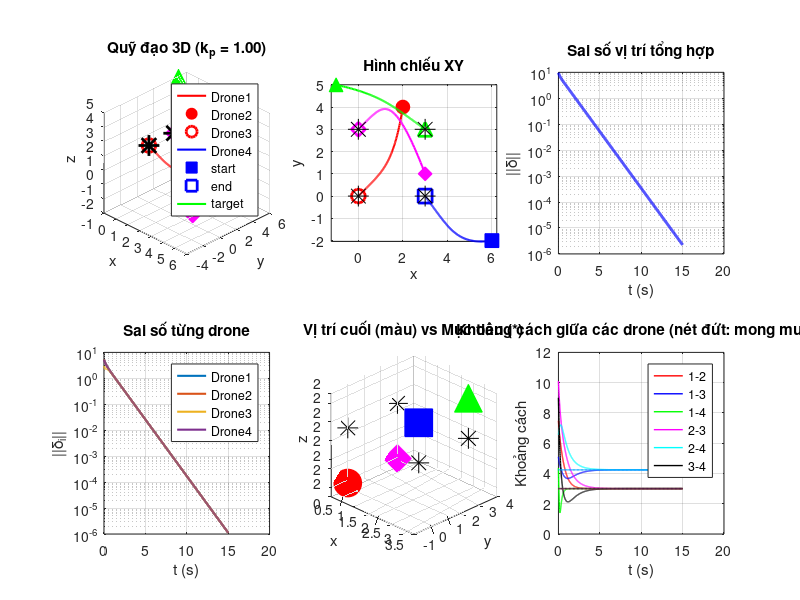
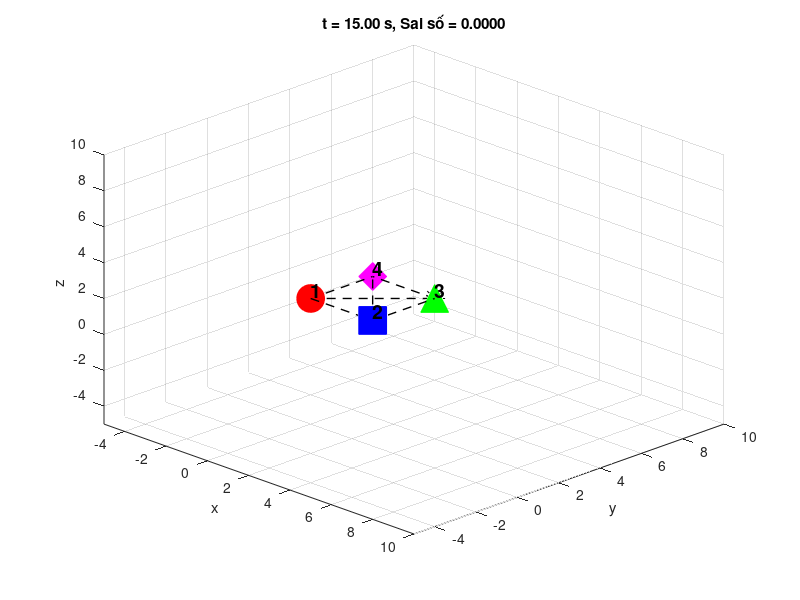

The MATLAB script that drew these images, in order:
%% Mô phỏng điều khiển đội hình dựa trên vị trí tuyệt đối - 3D
% Luật (6.5): ṗ_i = k_p(p_i^* - p_i) + Σ a_ij[(p_j^* - p_j) - (p_i^* - p_i)]
% Dạng ma trận (6.6): ṗ = k_p(p^* - p) - (L ⊗ I)(p^* - p)

clear; clc; close all;

%% THAM SỐ MÔ PHỎNG
dt = 0.01;              % bước thời gian (s)
T = 15;                 % thời gian mô phỏng (s) - nhanh hơn vì luật này ổn định
t = 0:dt:T;
n = 4;                  % số drone
d = 3;                  % không gian 3D

% Hệ số điều khiển
k_p = 1.0;              % hệ số tỷ lệ (có thể tăng/giảm)

%% ĐỊNH NGHĨA ĐỘI HÌNH HÌNH VUÔNG TRONG 3D
% Đặt hình vuông trong mặt phẳng z = 2
z0 = 2;  % độ cao mong muốn
L = 3;   % cạnh hình vuông

p_star = [0, 0, z0;      % drone 1 - góc dưới trái
          L, 0, z0;      % drone 2 - góc dưới phải
          L, L, z0;      % drone 3 - góc trên phải
          0, L, z0];     % drone 4 - góc trên trái

%% ĐỒ THỊ KẾT NỐI (đồ thị đầy đủ K4)
% Ma trận trọng số a_ij = 1 cho tất cả các cạnh
adj = ones(n) - eye(n);  % ma trận kề (không có tự kết nối)

% Ma trận Laplace
deg = diag(sum(adj, 2));
L_laplacian = deg - adj;

%% VỊ TRÍ BAN ĐẦU - ngẫu nhiên trong không gian 3D
rng(42);
% Drone bắt đầu ở các vị trí ngẫu nhiên xung quanh
p0 = [2, 4, 1;
      6, -2, 3;
      -1, 5, 5;
      3, 1, -2];

fprintf('=== ĐỘI HÌNH MONG MUỐN ===\n');
for i = 1:n
    fprintf('Drone %d: (%.1f, %.1f, %.1f)\n', i, p_star(i,1), p_star(i,2), p_star(i,3));
end

fprintf('\n=== VỊ TRÍ BAN ĐẦU ===\n');
for i = 1:n
    fprintf('Drone %d: (%.1f, %.1f, %.1f)\n', i, p0(i,1), p0(i,2), p0(i,3));
end

%% MÔ PHỎNG VỚI LUẬT (6.5)
% Chuyển về vector cột
p = p0(:);
p_star_vec = p_star(:);

% Lưu lịch sử
p_history = zeros(length(t), n*d);
error_history = zeros(length(t), n*d);
pos_error_norm = zeros(length(t), 1);

fprintf('\n=== BẮT ĐẦU MÔ PHỎNG ===\n');
fprintf('k_p = %.2f\n', k_p);

for k = 1:length(t)
    % Lưu lịch sử
    p_history(k,:) = p';
    
    % Tính sai số vị trí
    delta = p_star_vec - p;
    error_history(k,:) = delta';
    
    % Tính norm sai số
    pos_error_norm(k) = norm(delta);
    
    % LUẬT ĐIỀU KHIỂN (6.6): ṗ = k_p * delta - kron(L, I) * delta
    p_dot = k_p * delta + kron(L_laplacian, eye(d)) * delta;
    
    % Cập nhật vị trí
    p = p + dt * p_dot;
    
    % In tiến trình
    if mod(k, round(length(t)/5)) == 0
        fprintf('t = %.1f s, sai số = %.4f\n', t(k), pos_error_norm(k));
    end
end

%% XỬ LÝ KẾT QUẢ
% Chuyển về dạng mảng 3D [time, drone, tọa độ]
p_reshaped = reshape(p_history, [length(t), n, d]);

% Vị trí cuối
p_final = reshape(p, [n, d]);

%% VẼ KẾT QUẢ
figure('Position', [50 50 1600 900]);

% 1. Quỹ đạo 3D
subplot(2,3,1);
colors = {'r', 'b', 'g', 'm'};
markers = {'o', 's', '^', 'd'};

for i = 1:n
    x = squeeze(p_reshaped(:,i,1));
    y = squeeze(p_reshaped(:,i,2));
    z = squeeze(p_reshaped(:,i,3));
    
    plot3(x, y, z, colors{i}, 'LineWidth', 1.5); hold on
    plot3(x(1), y(1), z(1), [colors{i}, markers{i}], 'MarkerSize', 10, 'MarkerFaceColor', colors{i});
    plot3(x(end), y(end), z(end), [colors{i}, markers{i}], 'MarkerSize', 10, 'MarkerFaceColor', 'none', 'LineWidth', 2);
end
plot3(p_star(:,1), p_star(:,2), p_star(:,3), 'k*', 'MarkerSize', 15, 'LineWidth', 2);
xlabel('x'); ylabel('y'); zlabel('z');
title(sprintf('Quỹ đạo 3D (k_p = %.2f)', k_p));
legend('Drone1', 'Drone2', 'Drone3', 'Drone4', 'start', 'end', 'target', 'Location', 'best');
grid on; view(45, 30);

% 2. Hình chiếu XY
subplot(2,3,2);
for i = 1:n
    x = squeeze(p_reshaped(:,i,1));
    y = squeeze(p_reshaped(:,i,2));
    plot(x, y, colors{i}, 'LineWidth', 1.5); hold on
    plot(x(1), y(1), [colors{i}, markers{i}], 'MarkerSize', 10, 'MarkerFaceColor', colors{i});
    plot(x(end), y(end), [colors{i}, markers{i}], 'MarkerSize', 10, 'MarkerFaceColor', 'none', 'LineWidth', 2);
end
plot(p_star(:,1), p_star(:,2), 'k*', 'MarkerSize', 15);
xlabel('x'); ylabel('y');
title('Hình chiếu XY');
grid on; axis equal;

% 3. Sai số vị trí theo thời gian
subplot(2,3,3);
semilogy(t, pos_error_norm, 'b-', 'LineWidth', 2);
xlabel('t (s)'); ylabel('||δ||');
title('Sai số vị trí tổng hợp');
grid on;

% 4. Sai số từng drone
subplot(2,3,4);
drone_errors = zeros(length(t), n);
for i = 1:n
    idx = (i-1)*d + (1:d);
    drone_errors(:,i) = sqrt(sum(error_history(:,idx).^2, 2));
end
semilogy(t, drone_errors, 'LineWidth', 1.5);
xlabel('t (s)'); ylabel('||δ_i||');
title('Sai số từng drone');
legend('Drone1', 'Drone2', 'Drone3', 'Drone4', 'Location', 'best');
grid on;

% 5. Vị trí cuối trong 3D
subplot(2,3,5);
for i = 1:n
    plot3(p_final(i,1), p_final(i,2), p_final(i,3), [colors{i}, markers{i}], ...
          'MarkerSize', 20, 'MarkerFaceColor', colors{i}); hold on
    text(p_final(i,1), p_final(i,2), p_final(i,3)+0.3, sprintf('Drone%d', i), ...
         'FontSize', 12, 'FontWeight', 'bold');
end
plot3(p_star(:,1), p_star(:,2), p_star(:,3), 'k*', 'MarkerSize', 15);
for i = 1:n
    text(p_star(i,1), p_star(i,2), p_star(i,3)+0.3, sprintf('Target%d', i), ...
         'FontSize', 10, 'Color', 'k');
end
xlabel('x'); ylabel('y'); zlabel('z');
title('Vị trí cuối (màu) vs Mục tiêu (*)');
grid on; view(45, 30);

% 6. Khoảng cách giữa các drone
subplot(2,3,6);
% Tính khoảng cách giữa các cặp drone theo thời gian
dist_12 = zeros(length(t), 1);
dist_13 = zeros(length(t), 1);
dist_14 = zeros(length(t), 1);
dist_23 = zeros(length(t), 1);
dist_24 = zeros(length(t), 1);
dist_34 = zeros(length(t), 1);

for k = 1:length(t)
    p_k = reshape(p_history(k,:), [n, d]);
    dist_12(k) = norm(p_k(1,:) - p_k(2,:));
    dist_13(k) = norm(p_k(1,:) - p_k(3,:));
    dist_14(k) = norm(p_k(1,:) - p_k(4,:));
    dist_23(k) = norm(p_k(2,:) - p_k(3,:));
    dist_24(k) = norm(p_k(2,:) - p_k(4,:));
    dist_34(k) = norm(p_k(3,:) - p_k(4,:));
end

plot(t, dist_12, 'r-', 'LineWidth', 1); hold on
plot(t, dist_13, 'b-', 'LineWidth', 1);
plot(t, dist_14, 'g-', 'LineWidth', 1);
plot(t, dist_23, 'm-', 'LineWidth', 1);
plot(t, dist_24, 'c-', 'LineWidth', 1);
plot(t, dist_34, 'k-', 'LineWidth', 1);

% Khoảng cách mong muốn
d12_star = norm(p_star(1,:) - p_star(2,:));
d13_star = norm(p_star(1,:) - p_star(3,:));
d14_star = norm(p_star(1,:) - p_star(4,:));
d23_star = norm(p_star(2,:) - p_star(3,:));
d24_star = norm(p_star(2,:) - p_star(4,:));
d34_star = norm(p_star(3,:) - p_star(4,:));

plot(t, d12_star * ones(size(t)), 'r--', 'LineWidth', 1);
plot(t, d13_star * ones(size(t)), 'b--', 'LineWidth', 1);
plot(t, d14_star * ones(size(t)), 'g--', 'LineWidth', 1);
plot(t, d23_star * ones(size(t)), 'm--', 'LineWidth', 1);
plot(t, d24_star * ones(size(t)), 'c--', 'LineWidth', 1);
plot(t, d34_star * ones(size(t)), 'k--', 'LineWidth', 1);

xlabel('t (s)'); ylabel('Khoảng cách');
title('Khoảng cách giữa các drone (nét đứt: mong muốn)');
legend('1-2', '1-3', '1-4', '2-3', '2-4', '3-4', 'Location', 'best');
grid on;

%% TÍNH TOÁN KẾT QUẢ CUỐI
fprintf('\n=== KẾT QUẢ CUỐI CÙNG ===\n');
fprintf('t = %.1f s\n', T);
fprintf('Sai số vị trí cuối: %.6f\n', pos_error_norm(end));

fprintf('\nVị trí cuối của các drone:\n');
for i = 1:n
    error_i = norm(p_final(i,:) - p_star(i,:));
    fprintf('Drone %d: (%.3f, %.3f, %.3f) - Sai số: %.4f\n', ...
            i, p_final(i,1), p_final(i,2), p_final(i,3), error_i);
end

fprintf('\nKhoảng cách cuối giữa các cặp:\n');
fprintf('Cặp 1-2: %.3f (mong muốn: %.3f) - Sai số: %.4f\n', ...
        dist_12(end), d12_star, abs(dist_12(end)-d12_star));
fprintf('Cặp 1-3: %.3f (mong muốn: %.3f) - Sai số: %.4f\n', ...
        dist_13(end), d13_star, abs(dist_13(end)-d13_star));
fprintf('Cặp 1-4: %.3f (mong muốn: %.3f) - Sai số: %.4f\n', ...
        dist_14(end), d14_star, abs(dist_14(end)-d14_star));
fprintf('Cặp 2-3: %.3f (mong muốn: %.3f) - Sai số: %.4f\n', ...
        dist_23(end), d23_star, abs(dist_23(end)-d23_star));
fprintf('Cặp 2-4: %.3f (mong muốn: %.3f) - Sai số: %.4f\n', ...
        dist_24(end), d24_star, abs(dist_24(end)-d24_star));
fprintf('Cặp 3-4: %.3f (mong muốn: %.3f) - Sai số: %.4f\n', ...
        dist_34(end), d34_star, abs(dist_34(end)-d34_star));

%% ANIMATION 3D
figure('Position', [100 100 1200 800]);

for k = 1:20:length(t)  % chỉ hiển thị 1/20 số frame
    clf;
    
    % Vẽ drone tại thời điểm hiện tại
    p_current = reshape(p_history(k,:), [n, d]);
    
    for i = 1:n
        plot3(p_current(i,1), p_current(i,2), p_current(i,3), ...
              [colors{i}, markers{i}], 'MarkerSize', 20, 'MarkerFaceColor', colors{i}); hold on
        text(p_current(i,1), p_current(i,2), p_current(i,3)+0.5, ...
             sprintf('%d', i), 'FontSize', 14, 'FontWeight', 'bold');
    end
    
    % Vẽ các cạnh kết nối
    edges_list = [1,2; 1,3; 1,4; 2,3; 2,4; 3,4];
    for e = 1:size(edges_list,1)
        i = edges_list(e,1);
        j = edges_list(e,2);
        plot3([p_current(i,1), p_current(j,1)], ...
              [p_current(i,2), p_current(j,2)], ...
              [p_current(i,3), p_current(j,3)], 'k--', 'LineWidth', 1);
    end
    
    % Vẽ vị trí đích
    plot3(p_star(:,1), p_star(:,2), p_star(:,3), 'k*', 'MarkerSize', 15);
    
    xlabel('x'); ylabel('y'); zlabel('z');
    title(sprintf('t = %.2f s, Sai số = %.4f', t(k), pos_error_norm(k)));
    xlim([-5, 10]); ylim([-5, 10]); zlim([-5, 10]);
    grid on; view(45, 30);
    
    drawnow;
    pause(0.01);
end
